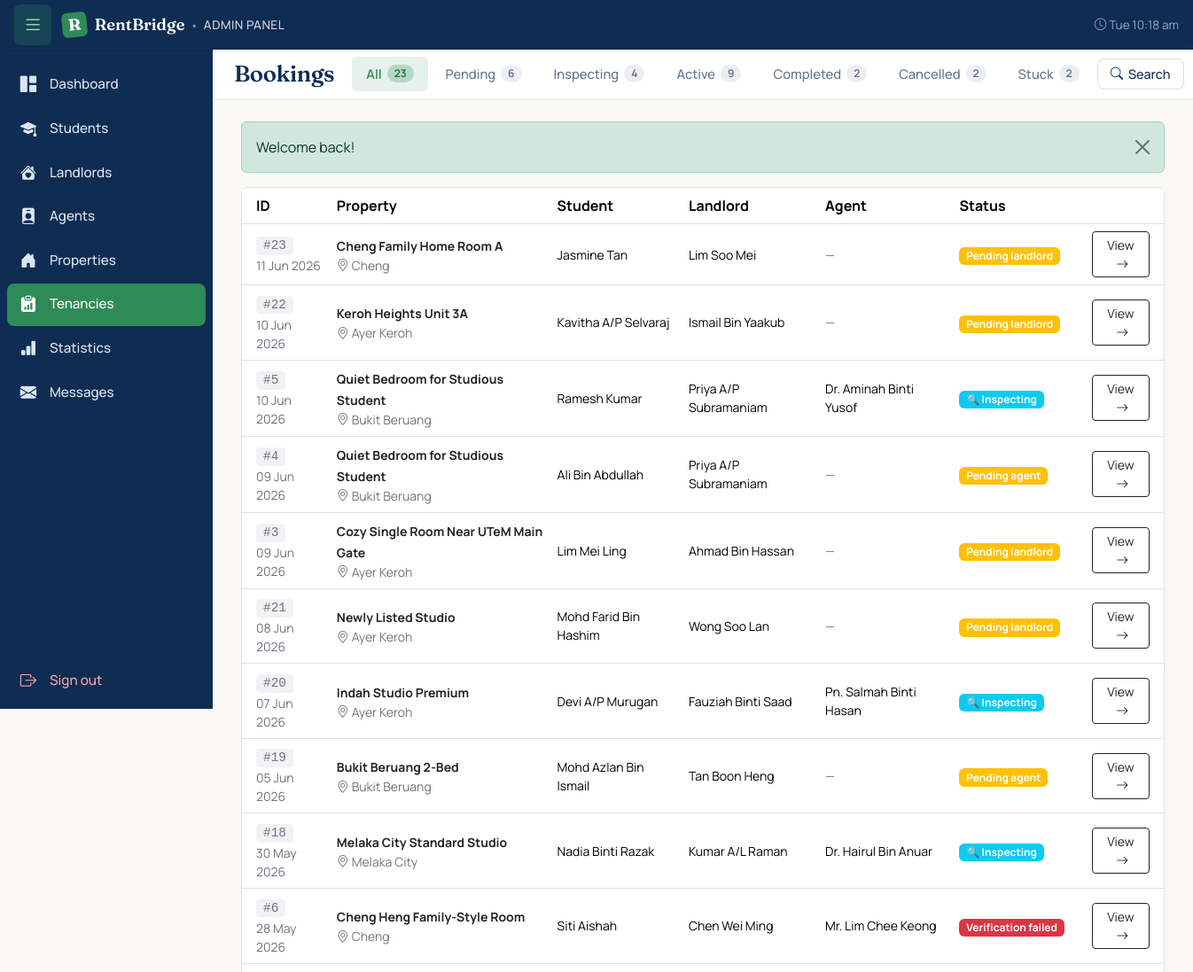
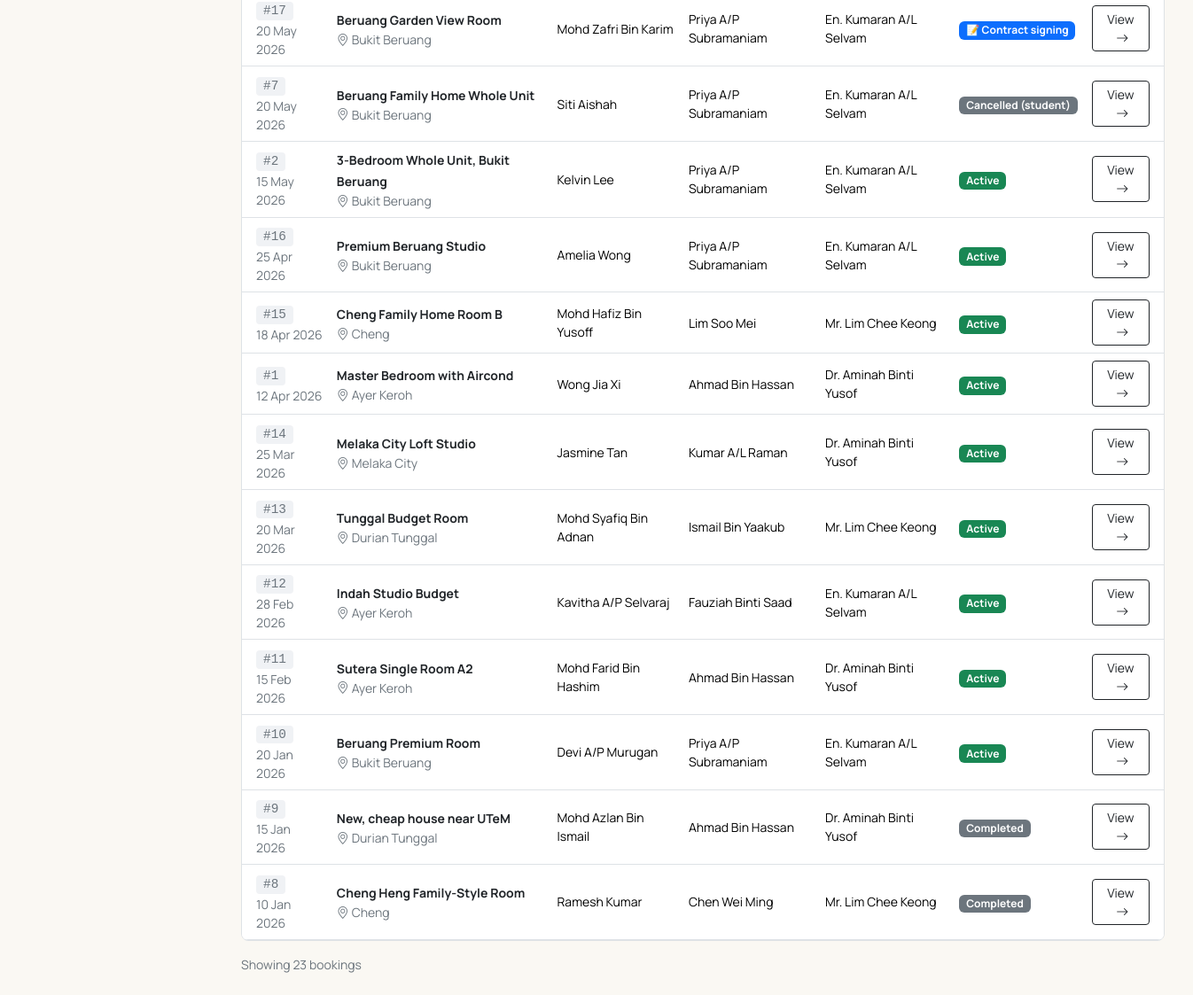
The app's page /admin/bookings.php (signed in) with its own data (2 pictures, top to bottom).
### tables this page shows
CREATE TABLE `bookings` (
  `id` int(11) NOT NULL,
  `student_id` int(11) NOT NULL,
  `property_id` int(11) NOT NULL,
  `landlord_id` int(11) NOT NULL,
  `agent_id` int(11) DEFAULT NULL,
  `start_date` date NOT NULL,
  `end_date` date NOT NULL,
  `duration_type` enum('1_semester','2_semesters','1_year','custom') NOT NULL DEFAULT 'custom',
  `monthly_rent` decimal(8,2) NOT NULL,
  `deposit` decimal(8,2) NOT NULL DEFAULT 0.00,
  `status` enum('pending_landlord','rejected_by_landlord','pending_agent','agent_assigned','agent_verifying','agent_verified','verification_failed','contract_pending','active','completed','cancelled_by_student','cancelled_by_landlord','cancelled_by_admin') NOT NULL DEFAULT 'pending_landlord',
  `student_note` text DEFAULT NULL,
  `landlord_response` text DEFAULT NULL,
  `cancellation_reason` text DEFAULT NULL,
  `cancelled_by` int(11) DEFAULT NULL,
  `rejected_agents` longtext DEFAULT NULL CHECK (json_valid(`rejected_agents`)),
  `created_at` timestamp NOT NULL DEFAULT current_timestamp(),
  `updated_at` timestamp NOT NULL DEFAULT current_timestamp() ON UPDATE current_timestamp()
);

CREATE TABLE `properties` (
  `id` int(11) NOT NULL,
  `landlord_id` int(11) NOT NULL,
  `title` varchar(150) NOT NULL,
  `property_type` enum('room','studio','whole_unit') NOT NULL,
  `address` text NOT NULL,
  `city` varchar(80) NOT NULL,
  `postcode` varchar(10) NOT NULL,
  `state` varchar(50) NOT NULL DEFAULT 'Melaka',
  `latitude` decimal(10,7) DEFAULT NULL,
  `longitude` decimal(10,7) DEFAULT NULL,
  `maps_url` varchar(500) DEFAULT NULL,
  `monthly_rent` decimal(8,2) NOT NULL,
  `deposit` decimal(8,2) NOT NULL DEFAULT 0.00,
  `description` text DEFAULT NULL,
  `facilities` text DEFAULT NULL,
  `furnishing` enum('none','partial','full') NOT NULL DEFAULT 'partial',
  `status` enum('pending_approval','available','booked','rented','hidden','rejected') NOT NULL DEFAULT 'pending_approval',
  `viewing_mode` enum('landlord_led','agent_led','either') NOT NULL DEFAULT 'either',
  `agent_verified_at` timestamp NULL DEFAULT NULL,
  `agent_verified_by` int(11) DEFAULT NULL,
  `created_at` timestamp NOT NULL DEFAULT current_timestamp(),
  `updated_at` timestamp NOT NULL DEFAULT current_timestamp() ON UPDATE current_timestamp()
);

CREATE TABLE `students` (
  `user_id` int(11) NOT NULL,
  `full_name` varchar(150) NOT NULL,
  `preferred_name` varchar(50) NOT NULL DEFAULT '',
  `matric_no` varchar(20) NOT NULL,
  `university` varchar(80) NOT NULL DEFAULT 'UTeM',
  `phone` varchar(20) NOT NULL,
  `looking_for_housing` tinyint(1) NOT NULL DEFAULT 0,
  `housing_pref_city` varchar(80) DEFAULT NULL,
  `housing_pref_max_rent` decimal(8,2) DEFAULT NULL,
  `housing_pref_move_in` date DEFAULT NULL,
  `housing_bio` varchar(255) DEFAULT NULL
);

CREATE TABLE `landlords` (
  `user_id` int(11) NOT NULL,
  `full_name` varchar(150) NOT NULL,
  `preferred_name` varchar(50) NOT NULL DEFAULT '',
  `ic_no` varchar(20) NOT NULL,
  `phone` varchar(20) NOT NULL,
  `allow_whatsapp` tinyint(1) NOT NULL DEFAULT 0,
  `address` varchar(255) DEFAULT NULL,
  `verified` tinyint(1) NOT NULL DEFAULT 0
);

CREATE TABLE `agents` (
  `user_id` int(11) NOT NULL,
  `full_name` varchar(150) NOT NULL,
  `preferred_name` varchar(50) NOT NULL DEFAULT '',
  `staff_id` varchar(20) NOT NULL,
  `department` varchar(80) NOT NULL,
  `phone` varchar(20) NOT NULL,
  `allow_whatsapp` tinyint(1) NOT NULL DEFAULT 0,
  `availability` enum('available','busy','off_duty') NOT NULL DEFAULT 'available',
  `max_caseload` int(11) NOT NULL DEFAULT 5,
  `current_caseload` int(11) NOT NULL DEFAULT 0
);

### includes/auth.php (called while the page is built, shortened)
<?php
function e(?string $value): string {
    return htmlspecialchars($value ?? '', ENT_QUOTES | ENT_HTML5, 'UTF-8');
}

### admin/bookings.php (the view, shortened to what this page needs)
<?php
require_once __DIR__ . '/../includes/auth.php';
$pdo = db();
$searchQuery = trim($_GET['q'] ?? '');
$where  = "1 = 1";
$params = [];
$stmt = $pdo->prepare("
    SELECT b.id, b.status, b.start_date, b.end_date, b.monthly_rent, b.created_at,
           p.id AS property_id, p.title AS property_title, p.city,
           s.full_name AS student_name,
           l.full_name AS landlord_name,
           a.full_name AS agent_name
      FROM bookings b
      JOIN properties p ON p.id = b.property_id
      JOIN students s ON s.user_id = b.student_id
      JOIN landlords l ON l.user_id = b.landlord_id
      LEFT JOIN agents a ON a.user_id = b.agent_id
     WHERE $where
     ORDER BY b.created_at DESC
");
$stmt->execute($params);
$bookings = $stmt->fetchAll();
?>
<form method="GET" class="row g-2 align-items-end">
    <div class="col-md-9">
    </div>
</form>
<?php
function booking_status_label_admin(string $status): array {
    return match ($status) {
        'pending_landlord'      => ['Pending landlord',   'warning'],
        'pending_agent'         => ['Pending agent',      'warning'],
        'agent_verifying'       => ['🔍 Inspecting',      'info'],
        'agent_verified'        => ['✓ Verified',         'success'],
        'verification_failed'   => ['Verification failed','danger'],
        'contract_pending'      => ['📝 Contract signing','primary'],
        'active'                => ['Active',             'success'],
        'completed'             => ['Completed',          'secondary'],
        'cancelled_by_student'  => ['Cancelled (student)','secondary'],
        'cancelled_by_landlord' => ['Cancelled (landlord)','secondary'],
        'cancelled_by_admin'    => ['Cancelled (admin)',  'danger'],
        'rejected_by_landlord'  => ['Rejected',           'danger'],
        default                 => [$status,              'secondary'],
    };
}
?>
<?php if (empty($bookings)): ?>
    <div class="text-center py-5 bg-white rounded-3 border">
        <i class="bi bi-clipboard" style="font-size: 3rem; color: rgba(15,44,82,0.15);"></i>
        <h4 class="mt-3">No bookings found</h4>
        <p class="text-secondary small">
            <?= $searchQuery ? 'Try a different search.' : 'No bookings in this tab.' ?>
        </p>
    </div>
<?php else: ?>
    <div class="bg-white border rounded-3 overflow-hidden">
        <table class="table mb-0 align-middle">
            <thead style="background:#F4F4EE;">
                <tr>
                            <th class="ps-3">ID</th>
        <th>Property</th>
                    <th>Student</th>
                    <th>Landlord</th>
                    <th>Agent</th>
                    <th>Status</th>
                    <th class="text-end pe-3"></th>
                </tr>
            </thead>
            <tbody>
                <?php foreach ($bookings as $b):
                    [$label, $color] = booking_status_label_admin($b['status']);
                ?>
                    <tr>
    <td class="ps-3">
        <code class="text-secondary">#<?= (int)$b['id'] ?></code>
        <div class="small text-secondary">
            <?= e(date('d M Y', strtotime($b['created_at']))) ?>
        </div>
    </td>
    <td>
                            <a href="/rentbridge/admin/property.php?id=<?= (int)$b['property_id'] ?>"
                               class="text-decoration-none text-dark">
                                <strong class="small"><?= e($b['property_title']) ?></strong>
                            </a>
                            <div class="small text-secondary">
                                <i class="bi bi-geo-alt"></i> <?= e($b['city']) ?>
                            </div>
                        </td>
                        <td class="small"><?= e($b['student_name']) ?></td>
                        <td class="small"><?= e($b['landlord_name']) ?></td>
                        <td class="small">
                            <?= !empty($b['agent_name']) ? e($b['agent_name'])
                                : '<span class="text-secondary">—</span>' ?>
                        </td>
                        <td><span class="badge bg-<?= $color ?>"><?= e($label) ?></span></td>
                        <td class="text-end pe-3">
                            <a href="/rentbridge/admin/booking.php?id=<?= (int)$b['id'] ?>"
                               class="btn btn-sm btn-outline-dark">
                                View <i class="bi bi-arrow-right ms-1"></i>
                            </a>
                        </td>
                    </tr>
                <?php endforeach; ?>
            </tbody>
        </table>
    </div>
    <p class="text-secondary small mt-3 mb-0">
        Showing <?= count($bookings) ?> <?= count($bookings) === 1 ? 'booking' : 'bookings' ?>
    </p>
<?php endif; ?>
<?php
require __DIR__ . '/../includes/admin_layout.php';

### records on screen
bookings: id "23", created_at "11 Jun 2026", property.title "Cheng Family Home Room A", property.city "Cheng", students.full_name "Jasmine Tan", landlords.full_name "Lim Soo Mei", label "Pending landlord"
bookings: id "22", created_at "10 Jun 2026", property.title "Keroh Heights Unit 3A", property.city "Ayer Keroh", students.full_name "Kavitha A/P Selvaraj", landlords.full_name "Ismail Bin Yaakub", label "Pending landlord"
bookings: id "5", created_at "10 Jun 2026", property.title "Quiet Bedroom for Studious Student", property.city "Bukit Beruang", students.full_name "Ramesh Kumar", landlords.full_name "Priya A/P Subramaniam", agents.full_name "Dr. Aminah Binti Yusof", label "🔍 Inspecting"
bookings: id "4", created_at "09 Jun 2026", property.title "Quiet Bedroom for Studious Student", property.city "Bukit Beruang", students.full_name "Ali Bin Abdullah", landlords.full_name "Priya A/P Subramaniam", label "Pending agent"
bookings: id "3", created_at "09 Jun 2026", property.title "Cozy Single Room Near UTeM Main Gate", property.city "Ayer Keroh", students.full_name "Lim Mei Ling", landlords.full_name "Ahmad Bin Hassan", label "Pending landlord"
bookings: id "21", created_at "08 Jun 2026", property.title "Newly Listed Studio", property.city "Ayer Keroh", students.full_name "Mohd Farid Bin Hashim", landlords.full_name "Wong Soo Lan", label "Pending landlord"
bookings: id "20", created_at "07 Jun 2026", property.title "Indah Studio Premium", property.city "Ayer Keroh", students.full_name "Devi A/P Murugan", landlords.full_name "Fauziah Binti Saad", agents.full_name "Pn. Salmah Binti Hasan", label "🔍 Inspecting"
bookings: id "19", created_at "05 Jun 2026", property.title "Bukit Beruang 2-Bed", property.city "Bukit Beruang", students.full_name "Mohd Azlan Bin Ismail", landlords.full_name "Tan Boon Heng", label "Pending agent"
bookings: id "18", created_at "30 May 2026", property.title "Melaka City Standard Studio", property.city "Melaka City", students.full_name "Nadia Binti Razak", landlords.full_name "Kumar A/L Raman", agents.full_name "Dr. Hairul Bin Anuar", label "🔍 Inspecting"
bookings: id "6", created_at "28 May 2026", property.title "Cheng Heng Family-Style Room", property.city "Cheng", students.full_name "Siti Aishah", landlords.full_name "Chen Wei Ming", agents.full_name "Mr. Lim Chee Keong", label "Verification failed"
bookings: id "17", created_at "20 May 2026", property.title "Beruang Garden View Room", property.city "Bukit Beruang", students.full_name "Mohd Zafri Bin Karim", landlords.full_name "Priya A/P Subramaniam", agents.full_name "En. Kumaran A/L Selvam", label "📝 Contract signing"
bookings: id "7", created_at "20 May 2026", property.title "Beruang Family Home Whole Unit", property.city "Bukit Beruang", students.full_name "Siti Aishah", landlords.full_name "Priya A/P Subramaniam", agents.full_name "En. Kumaran A/L Selvam", label "Cancelled (student)"
bookings: id "2", created_at "15 May 2026", property.title "3-Bedroom Whole Unit, Bukit Beruang", property.city "Bukit Beruang", students.full_name "Kelvin Lee", landlords.full_name "Priya A/P Subramaniam", agents.full_name "En. Kumaran A/L Selvam", label "Active"
bookings: id "16", created_at "25 Apr 2026", property.title "Premium Beruang Studio", property.city "Bukit Beruang", students.full_name "Amelia Wong", landlords.full_name "Priya A/P Subramaniam", agents.full_name "En. Kumaran A/L Selvam", label "Active"
bookings: id "15", created_at "18 Apr 2026", property.title "Cheng Family Home Room B", property.city "Cheng", students.full_name "Mohd Hafiz Bin Yusoff", landlords.full_name "Lim Soo Mei", agents.full_name "Mr. Lim Chee Keong", label "Active"
bookings: id "1", created_at "12 Apr 2026", property.title "Master Bedroom with Aircond", property.city "Ayer Keroh", students.full_name "Wong Jia Xi", landlords.full_name "Ahmad Bin Hassan", agents.full_name "Dr. Aminah Binti Yusof", label "Active"
bookings: id "14", created_at "25 Mar 2026", property.title "Melaka City Loft Studio", property.city "Melaka City", students.full_name "Jasmine Tan", landlords.full_name "Kumar A/L Raman", agents.full_name "Dr. Aminah Binti Yusof", label "Active"
bookings: id "13", created_at "20 Mar 2026", property.title "Tunggal Budget Room", property.city "Durian Tunggal", students.full_name "Mohd Syafiq Bin Adnan", landlords.full_name "Ismail Bin Yaakub", agents.full_name "Mr. Lim Chee Keong", label "Active"
bookings: id "12", created_at "28 Feb 2026", property.title "Indah Studio Budget", property.city "Ayer Keroh", students.full_name "Kavitha A/P Selvaraj", landlords.full_name "Fauziah Binti Saad", agents.full_name "En. Kumaran A/L Selvam", label "Active"
bookings: id "11", created_at "15 Feb 2026", property.title "Sutera Single Room A2", property.city "Ayer Keroh", students.full_name "Mohd Farid Bin Hashim", landlords.full_name "Ahmad Bin Hassan", agents.full_name "Dr. Aminah Binti Yusof", label "Active"
bookings: id "10", created_at "20 Jan 2026", property.title "Beruang Premium Room", property.city "Bukit Beruang", students.full_name "Devi A/P Murugan", landlords.full_name "Priya A/P Subramaniam", agents.full_name "En. Kumaran A/L Selvam", label "Active"
bookings: id "9", created_at "15 Jan 2026", property.title "New, cheap house near UTeM", property.city "Durian Tunggal", students.full_name "Mohd Azlan Bin Ismail", landlords.full_name "Ahmad Bin Hassan", agents.full_name "Dr. Aminah Binti Yusof", label "Completed"
bookings: id "8", created_at "10 Jan 2026", property.title "Cheng Heng Family-Style Room", property.city "Cheng", students.full_name "Ramesh Kumar", landlords.full_name "Chen Wei Ming", agents.full_name "Mr. Lim Chee Keong", label "Completed"

### other values on screen
$pageTitle "Bookings"
$tab['label'] "All"
$tab['count'] "23"
$tab['label'] "Pending"
$tab['count'] "6"
$tab['label'] "Inspecting"
$tab['count'] "4"
$tab['label'] "Active"
$tab['count'] "9"
$tab['label'] "Completed"
$tab['count'] "2"
$tab['label'] "Cancelled"
$tab['label'] "Stuck"
$flash['message'] "Welcome back!"
count($bookings) "23"
